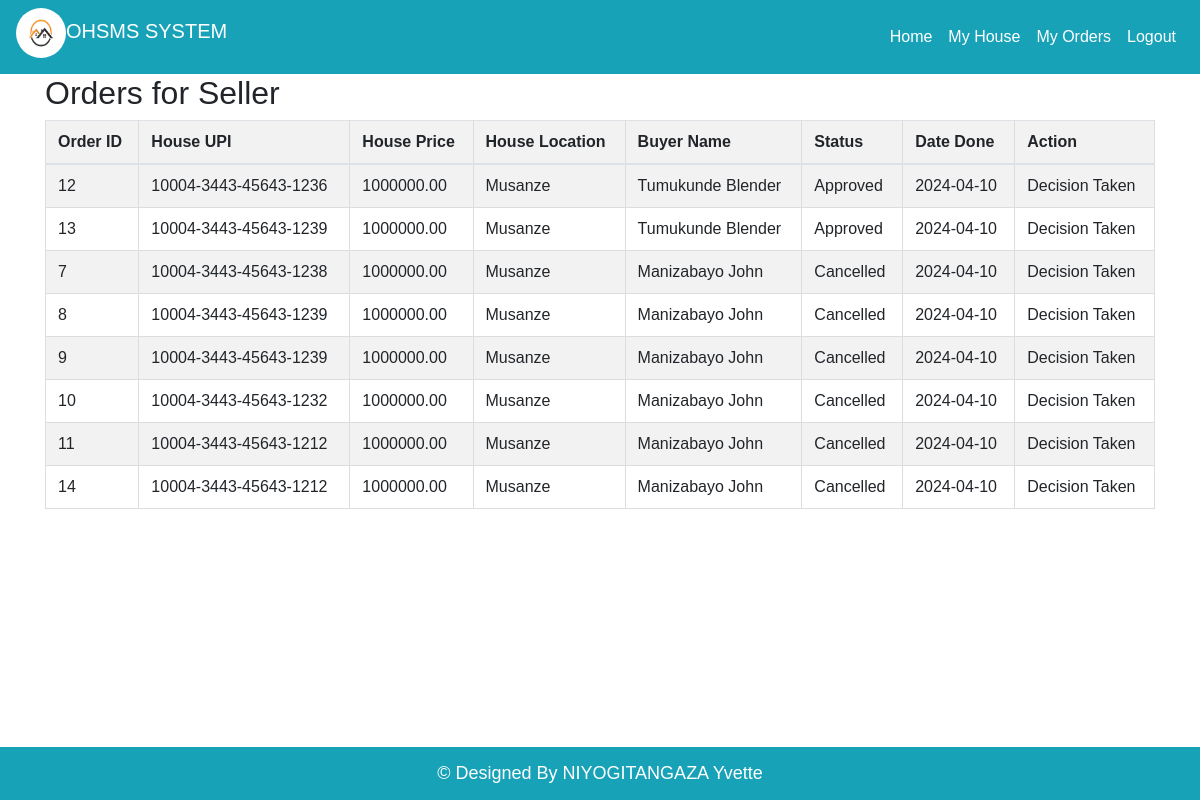
/Seller/myOrders.php (signed in), run on the app's committed database.
### tables this page shows
CREATE TABLE `payment` (
  `id` int(11) NOT NULL,
  `houseId` int(11) DEFAULT NULL,
  `buyerId` int(11) DEFAULT NULL,
  `amount` decimal(10,2) NOT NULL,
  `date_done` date NOT NULL DEFAULT current_timestamp(),
  `status` varchar(20) DEFAULT 'Pending'
);

CREATE TABLE `house` (
  `id` int(11) NOT NULL,
  `upiNumber` varchar(100) NOT NULL,
  `description` text DEFAULT NULL,
  `price` decimal(10,2) NOT NULL,
  `location` varchar(100) NOT NULL,
  `sellerId` int(11) DEFAULT NULL,
  `pic` text DEFAULT NULL,
  `date_done` date NOT NULL DEFAULT current_timestamp(),
  `status` varchar(20) DEFAULT 'Available'
);

CREATE TABLE `user` (
  `id` int(11) NOT NULL,
  `name` varchar(100) NOT NULL,
  `email` varchar(100) NOT NULL,
  `mobileNumber` varchar(20) NOT NULL,
  `securityQuestion` varchar(255) NOT NULL,
  `answer` varchar(255) NOT NULL,
  `password` varchar(100) NOT NULL,
  `address` varchar(255) NOT NULL,
  `city` varchar(50) NOT NULL,
  `state` varchar(50) NOT NULL,
  `country` varchar(50) NOT NULL,
  `role` varchar(30) NOT NULL DEFAULT 'buyer',
  `date_done` date NOT NULL DEFAULT current_timestamp(),
  `status` varchar(20) DEFAULT 'Active'
);

### Administrator/ohsms.php (called while the page is built, shortened)
<?php
class OHSMS {
    public static function getOrdersBySellerId($sellerId) {
        $conn = getDBConnection();
        $query = "SELECT payment.id AS orderId,
                         house.upiNumber AS houseUPI,
                         house.price AS housePrice,
                         house.location AS houseLocation,
                         user.name AS buyerName,
                         payment.status AS pstatus,
                         payment.date_done AS pdate
                  FROM payment
                  INNER JOIN house ON payment.houseId = house.id
                  INNER JOIN user ON payment.buyerId = user.id
                  WHERE house.sellerId = :sellerId
                  GROUP BY payment.id
                  order by payment.status";
        $statement = $conn->prepare($query);
        $statement->bindParam(':sellerId', $sellerId, PDO::PARAM_INT);
        $statement->execute();
        $orders = $statement->fetchAll(PDO::FETCH_ASSOC);
        return $orders;
    }
}
?>

### Seller/myOrders.php (the view, shortened to what this page needs)
<?php
include 'header.php';
$sellerId = $_SESSION['id'];
$ordersList = OHSMS::getOrdersBySellerId($sellerId);
?>
<div class="container">
    <div class="section-title">
        <h2>Orders for Seller</h2>
    </div>
    <div class="row">
        <div class="col-md-12">
            <table class="table table-striped">
                <thead>
                    <tr>
                        <th>Order ID</th>
                        <th>House UPI</th>
                        <th>House Price</th>
                        <th>House Location</th>
                        <th>Buyer Name</th>
                        <th>Status</th>
                        <th>Date Done</th>
                        <th colspan="2">Action</th>
                    </tr>
                </thead>
                <tbody>
                    <?php foreach ($ordersList as $order) : ?>
                    <tr>
                        <td><?php echo $order['orderId']; ?></td>
                        <td><?php echo $order['houseUPI']; ?></td>
                        <td><?php echo $order['housePrice']; ?></td>
                        <td><?php echo $order['houseLocation']; ?></td>
                        <td><?php echo $order['buyerName']; ?></td>
                        <td><?php echo $order['pstatus']; ?></td>
                        <td><?php echo $order['pdate']; ?></td>
                        <?php if ($order['pstatus'] === 'Appending') { ?>
                            <td><button type="button" class="btn btn-success cancel-btn" data-toggle="modal" data-target="#approveModal<?php echo $order['orderId']; ?>">Approve</button></td>
                            <td><button type="button" class="btn btn-danger cancel-btn" data-toggle="modal" data-target="#cancelModal<?php echo$order['orderId']; ?>">Cancel</button></td>
                        <?php } else { ?>
                            <td colspan="2">Decision Taken</td>
                        <?php } ?>
                    </tr>
                <?php endforeach; ?>
                </tbody>
            </table>
        </div>
    </div>
</div>
<?php include 'footer.php'; ?>

### style.css (style rules this page uses)
* { padding: 0; margin: 0; box-sizing: border-box; list-style: none; font-family: "Poppins", sans-serif; line-height: normal; }
:root { --black: #000000e6; --blue: dodgerblue; --gray: #eae2e2; --white: #fff; --lighterblack: #ffffff14; }
html { scroll-behavior: smooth; }
table { width: 100%; border-collapse: collapse; margin-bottom: 20px; }
table, th, td { border: 1px solid #ddd; }
th, td { padding: 10px; text-align: left; }
th { background-color: #f2f2f2; }

### data on the page
payment: id "12", houseId.upiNumber "10004-3443-45643-1236", houseId.price "1000000.00", houseId.location "Musanze", user.name "Tumukunde Blender", status "Approved", date_done "2024-04-10", shows "Decision Taken"
payment: id "13", houseId.upiNumber "10004-3443-45643-1239", houseId.price "1000000.00", houseId.location "Musanze", user.name "Tumukunde Blender", status "Approved", date_done "2024-04-10", shows "Decision Taken"
payment: id "7", houseId.upiNumber "10004-3443-45643-1238", houseId.price "1000000.00", houseId.location "Musanze", user.name "Manizabayo John", status "Cancelled", date_done "2024-04-10", shows "Decision Taken"
payment: id "8", houseId.upiNumber "10004-3443-45643-1239", houseId.price "1000000.00", houseId.location "Musanze", user.name "Manizabayo John", status "Cancelled", date_done "2024-04-10", shows "Decision Taken"
payment: id "9", houseId.upiNumber "10004-3443-45643-1239", houseId.price "1000000.00", houseId.location "Musanze", user.name "Manizabayo John", status "Cancelled", date_done "2024-04-10", shows "Decision Taken"
payment: id "10", houseId.upiNumber "10004-3443-45643-1232", houseId.price "1000000.00", houseId.location "Musanze", user.name "Manizabayo John", status "Cancelled", date_done "2024-04-10", shows "Decision Taken"
payment: id "11", houseId.upiNumber "10004-3443-45643-1212", houseId.price "1000000.00", houseId.location "Musanze", user.name "Manizabayo John", status "Cancelled", date_done "2024-04-10", shows "Decision Taken"
payment: id "14", houseId.upiNumber "10004-3443-45643-1212", houseId.price "1000000.00", houseId.location "Musanze", user.name "Manizabayo John", status "Cancelled", date_done "2024-04-10", shows "Decision Taken"
